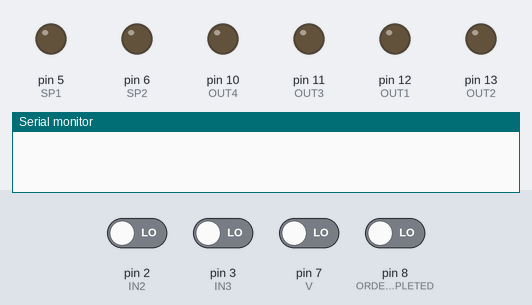
The sketch below on a simulated Arduino Uno, built with avr-gcc and run on an emulated ATmega328P. Parts: output pins drawn as LEDs (lit = HIGH), the last lines printed to the serial monitor. The test bench sets the inputs (shaded band); at power-on: pin 2 (IN2), pin 3 (IN3), pin 7 (V), pin 8 (ORDER_COMPLETED) LOW.

Above: at 1.2 s.
1.3 s: pin 8 (ORDER_COMPLETED) driven HIGH
3.2 s: pin 2 (IN2) driven HIGH
At 4.3 s:
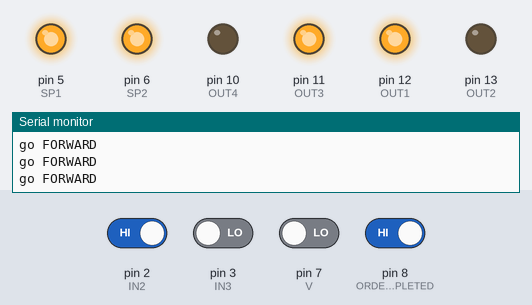
4.7 s: pin 2 (IN2) driven LOW
At 5.2 s:
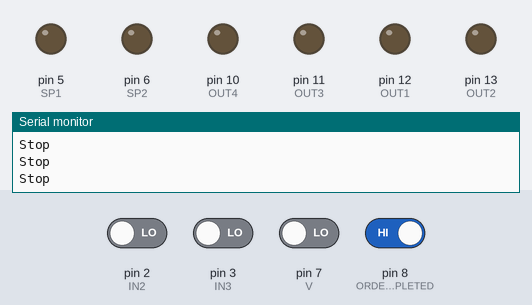
6.2 s: pin 3 (IN3) driven HIGH
At 6.6 s:
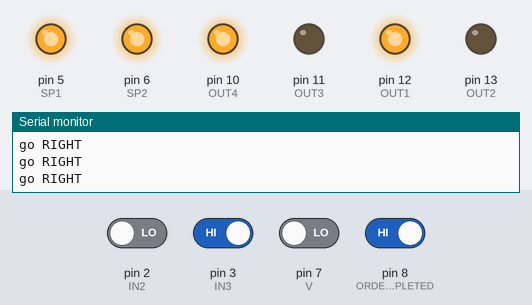
7.7 s: pin 7 (V) driven HIGH
At 8.5 s:
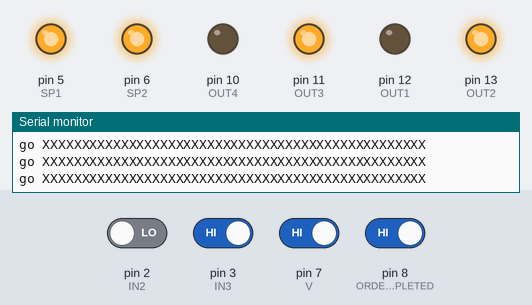
9.2 s: pin 7 (V) driven LOW
At 10.6 s:
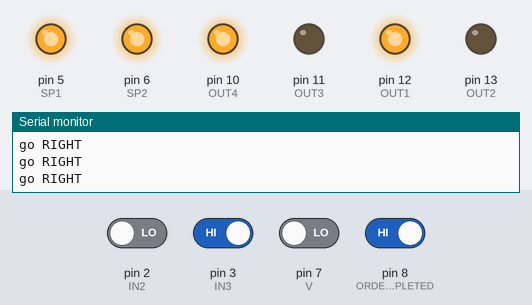
Timing chart, 0 to 12.2 s (numbered marks = the images above; inputs shaded):
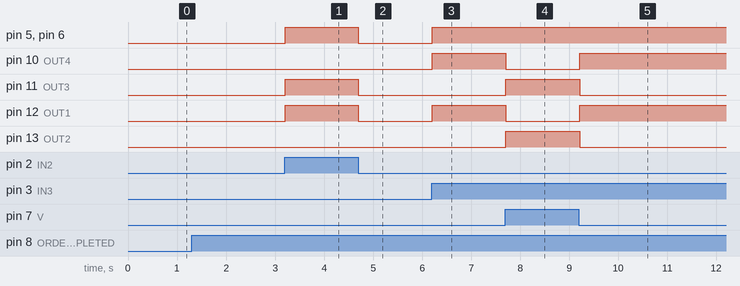

The sketch:

pfa.ino
```cpp
#include <stdio.h>

#define OUT1 12
#define OUT2 13
#define OUT3 11
#define OUT4 10
#define SP1 5
#define SP2 6

#define ORDER_COMPLETED 8
#define V 7

#define IN1 1
#define IN2 2
#define IN3 3

int valOrder;

int val1;
int val2;
int val3;
int v;

void setup()
{
    pinMode(ORDER_COMPLETED,INPUT);
    pinMode(V,INPUT);
    pinMode(OUT1, OUTPUT);
    pinMode(OUT2, OUTPUT);
    pinMode(OUT3, OUTPUT);
    pinMode(OUT4, OUTPUT);
    pinMode(SP1, OUTPUT);
    pinMode(SP2, OUTPUT);
    Serial.begin(9600);

}

void goForward()
{
    analogWrite(SP1, 255);
    analogWrite(SP2, 255);
    digitalWrite(OUT1, HIGH);
    digitalWrite(OUT2, LOW);
    digitalWrite(OUT3, HIGH);
    digitalWrite(OUT4, LOW);
    Serial.println("go FORWARD");


}
void goLeft()
{
    analogWrite(SP1, 255);
    analogWrite(SP2, 255);
    digitalWrite(OUT1, LOW);
    digitalWrite(OUT2, HIGH);
    digitalWrite(OUT3, HIGH);
    digitalWrite(OUT4, LOW);
    Serial.println("go XXXXXXXXXXXXXXXXXXXXXXXXXXXXXXXXXXXXXXXXXXXXXXXXX");


}
void goRight()
{
    analogWrite(SP1, 255);
    analogWrite(SP2, 255);
    digitalWrite(OUT1, HIGH);
    digitalWrite(OUT2, LOW);
    digitalWrite(OUT3, LOW);
    digitalWrite(OUT4, HIGH);
    Serial.println("go RIGHT");
}
void goBack()
{
    analogWrite(SP1, 255);
    analogWrite(SP2, 255);
    digitalWrite(OUT1, LOW);
    digitalWrite(OUT2, HIGH);
    digitalWrite(OUT3, LOW);
    digitalWrite(OUT4, HIGH);
    Serial.println("go BACK");
}
void stp()
{
    digitalWrite(OUT1, LOW);
    digitalWrite(OUT3, LOW);
    digitalWrite(OUT2, LOW);
    digitalWrite(OUT4, LOW);
    analogWrite(SP1, 0);
    analogWrite(SP2, 0);
    Serial.println("Stop");
}

void loop()
{

  valOrder = digitalRead(ORDER_COMPLETED);
  if(valOrder == HIGH){

    val1 = digitalRead(IN1);
    val2 = digitalRead(IN2);
    val3 = digitalRead(IN3);
    v = digitalRead(V);

   if (val1 == LOW && val2 == HIGH && val3 == LOW)
        goForward();
    else if (val1 == HIGH && val2 == HIGH && val3 == HIGH)
        goBack();
    else if (v == HIGH)
        goLeft();
    else if (val1 == LOW && val2 == LOW && val3 == HIGH)
        goRight();
    else if (val1 == LOW && val2 == LOW && val3 == LOW)
        stp();
  }
}
```

Measured:
- after the input at 3.2 s, pin 5 (SP1), pin 6 (SP2), pin 11 (OUT3), pin 12 (OUT1): LOW → HIGH at once
- after the input at 4.7 s, pin 5 (SP1), pin 6 (SP2), pin 11 (OUT3), pin 12 (OUT1): HIGH → LOW at once
- after the input at 6.2 s, pin 5 (SP1), pin 6 (SP2), pin 10 (OUT4), pin 12 (OUT1): LOW → HIGH at once
- after the input at 7.7 s, pin 10 (OUT4), pin 12 (OUT1): HIGH → LOW at once; pin 11 (OUT3), pin 13 (OUT2): LOW → HIGH at once
- after the input at 9.2 s, pin 10 (OUT4), pin 12 (OUT1): LOW → HIGH at once; pin 11 (OUT3), pin 13 (OUT2): HIGH → LOW at once
